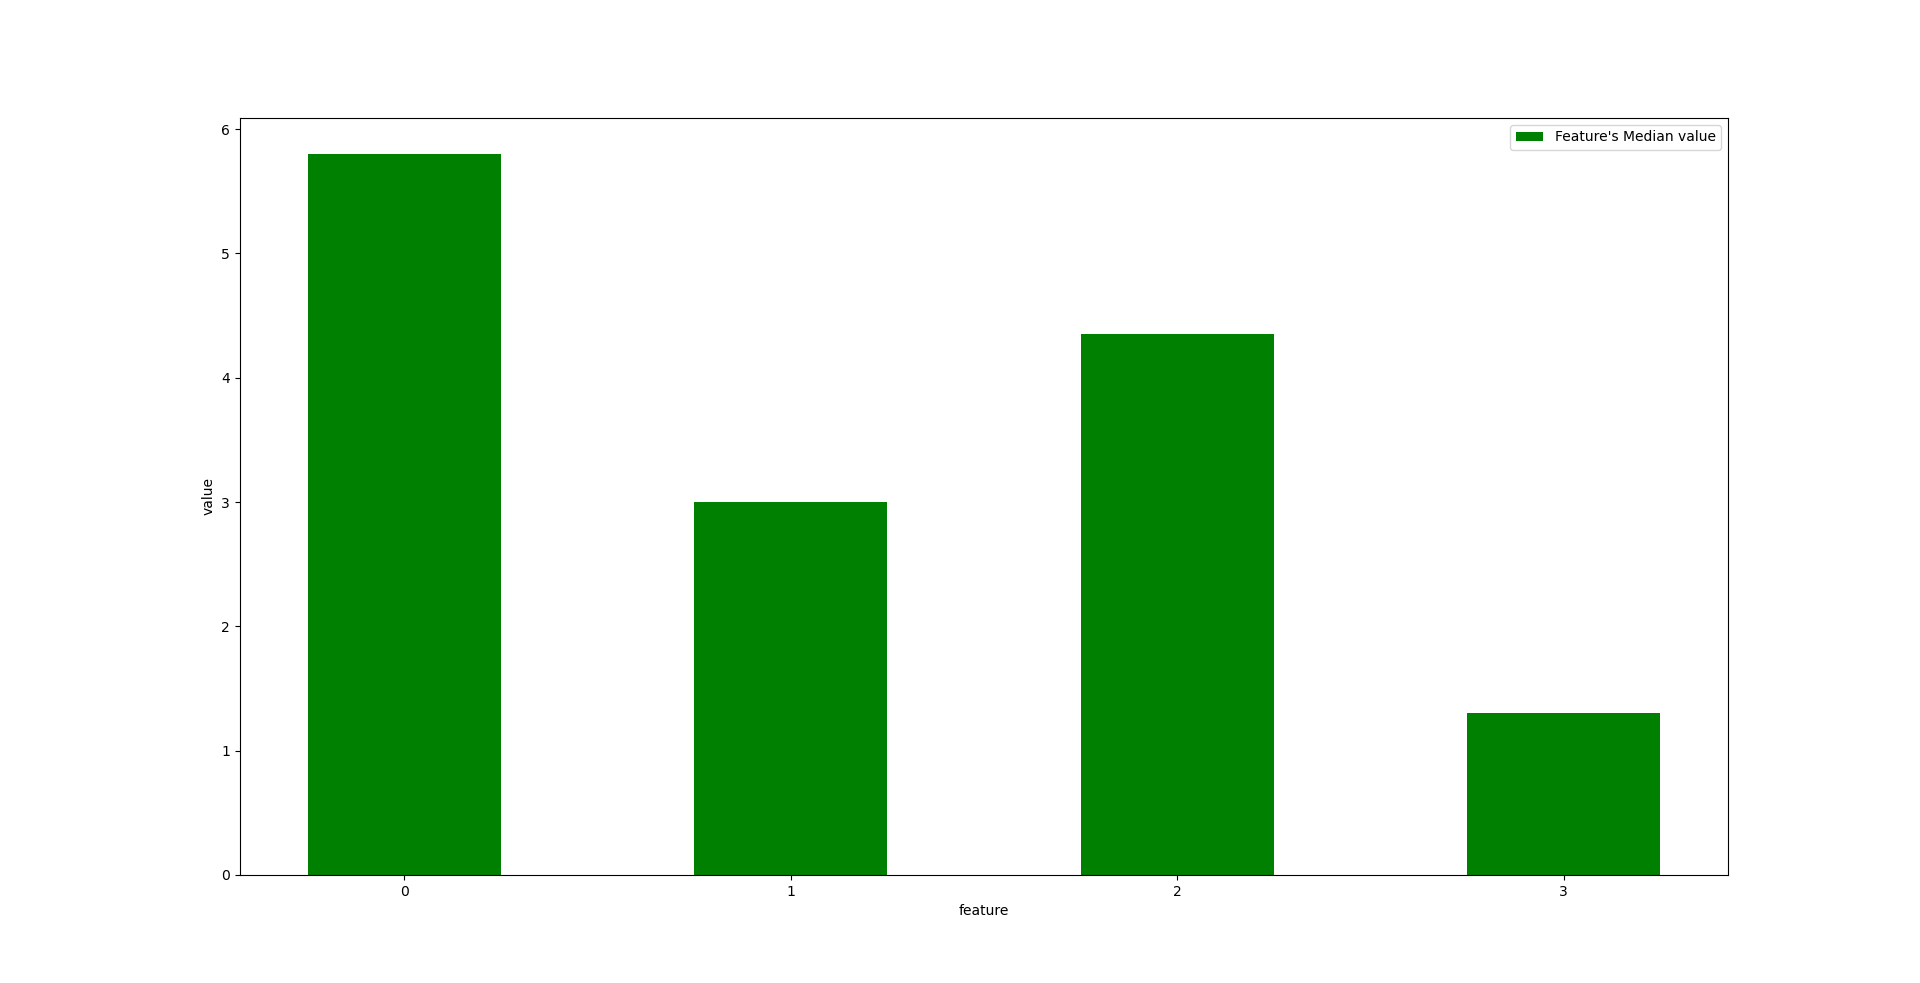

Here is the Python script that generated this plot:
#HW2 程式碼
database = "d:\大學課業\大四\ML\HW2\iris_dataset.txt"
irisdata = open(database,'r')
num = 150

import matplotlib.pyplot as plt
from numpy import random
import numpy as np
import csv
def number (species) :
    seto=0
    veri=0
    virg=0
    for ix in species:
        if ix == '0':
            seto=seto+1
        elif ix == '1':
            veri=veri+1
        elif ix == '2':
            virg=virg+1
    print("No5.Number of Setosa = "+str(seto)+", Verscolor ="+str(veri)+", and Virgina ="+str(virg)+".")
#最後五行0,1,2，找出三種的數量
def findmed(spec1,spec2,spec3,spec4):
    state=[]
    #species1=np.array(spec1)
    #species2=np.array(spec2)
    state.append(np.median(spec1))
    state.append(np.median(spec2))
    state.append(np.median(spec3))
    state.append(np.median(spec4))
    for m in range(4):
        print("Feature {}. median = {:.2f}".format(m,state[m]))
    plt.bar([0,1,2,3],state,width=0.5,label='Feature\'s Median value',color='green',tick_label=[0,1,2,3])
    plt.legend()
    plt.xlabel('feature')
    plt.ylabel('value')
    plt.show()
#找出中位數並畫圖(先分別把database以四個直行分別存取，再丟進來處理    
def foutput(value,species):
    file=r"d:\大學課業\大四\ML\HW2\0811002_Shwan_iris_data.csv"
    outfile=open(file,'w+')
    writein=csv.writer(outfile)
    for n in range(0,150,1):
        value[n].append(species[n])
    writein.writerows(value)
    outfile.close
    
    
    
value=[]    
for i in range(0,151,1):
    data=str(irisdata.readline())
    data = data.replace('[',' ')
    data = data.replace(']',' ')
    data = data.split()
    value.append(data)
value.remove(value[0])


specie = []
for i in range(num+2, num+8, 1):
    sep = str(irisdata.readline())
    sep = sep.split()
    specie.append(sep)
specie.remove(specie[0])
species=[]
for i in range(0,5,1):
    species.extend(specie[i])

number(species)
spec1=[]
spec2=[]
spec3=[]
spec4=[]
for j in range(0,150,1):
    spec1.append(value[j][0])
    spec2.append(value[j][1])
    spec3.append(value[j][2])
    spec4.append(value[j][3])
spec1=list(map(float,spec1))
spec2=list(map(float,spec2))
spec3=list(map(float,spec3))
spec4=list(map(float,spec4))
findmed(spec1,spec2,spec3,spec4)
np.random.shuffle(value)
np.random.shuffle(species)
foutput(value,species)
